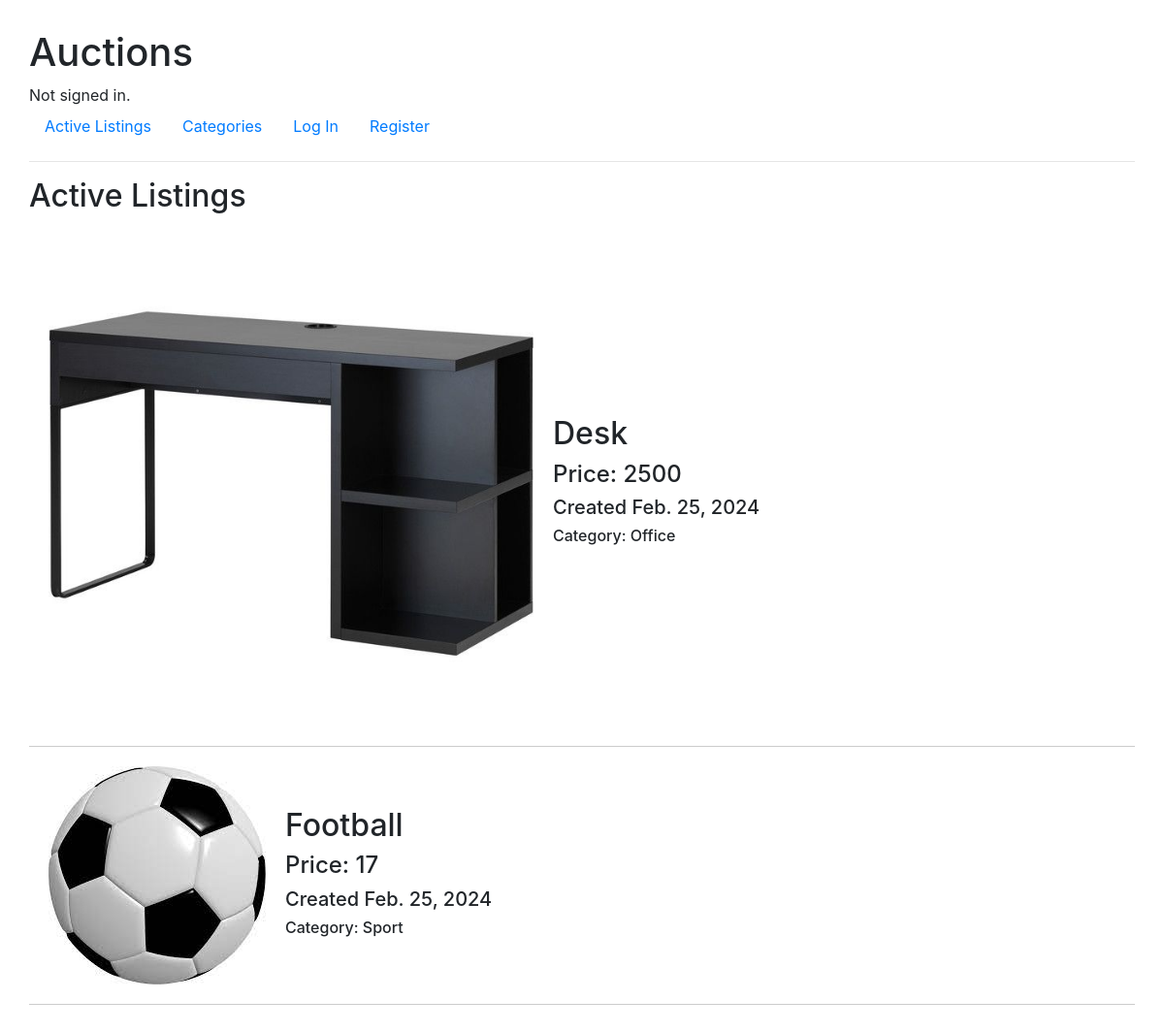
The page / on the database its author committed.
### auctions/models.py (models this page shows)
class Listing(models.Model):
    title = models.CharField(max_length=64)
    description = models.CharField(max_length=512)
    startingBid = models.PositiveIntegerField()
    image = models.ImageField(upload_to='uploads/', null=True, blank=True)
    category = models.CharField(max_length=64, null=True, blank=True)
    price = models.PositiveIntegerField(null=True, blank=True)
    listedBy = models.ForeignKey(User, on_delete=models.CASCADE)
    dateCreated = models.DateField()
    active = models.BooleanField()
    winner = models.CharField(max_length=100, null=True, blank=True, default=None)

### auctions/views.py (the view)
# urls.py: path("", views.index, name="index"),
def index(request):
    listings = Listing.objects.all()
    return render(request, "auctions/index.html", {
        "listings": listings
    })

### auctions/templates/auctions/index.html
{% extends "auctions/layout.html" %}
{% block body %}
    <h2>Active Listings</h2>
    {% for listing in listings %}
    {% if listing.active %}
    <div class="container">
        <a href="{% url 'listing' listing.id %}" class="listing-link">
        <div class="left-div">
            {% if listing.image %}
            <img src="{{listing.image.url}}" alt="Listing Image">
            {% endif %}
        </div>
    </a>
        <a href="{% url 'listing' listing.id %}" class="listing-link">
        <div class="right-div">
            <h2>{{listing.title}}</h2>
            {% if listing.price %}
            <h4>Price: {{listing.price}}</h4>
            {% else %}
            <h4>Starting bid: {{listing.startingBid}}</h4>
            {% endif %}
            <h5>Created {{ listing.dateCreated}}</h5>
            {% if listing.category %}
            <h6>Category: {{ listing.category}}</h6>
            {% endif %}
        </div>
    </a>
    </div>
    {%endif%}
    {% endfor %}
{% endblock %}

### auctions/static/auctions/styles.css (style rules this page uses)
body { padding: 30px; }
.container { display: flex; align-items: center; border-bottom: 1px solid #ccc; padding: 20px; }
.listing-link { text-decoration: none; color: inherit; }
.left-div { flex: 1; }
.right-div { flex: 2; padding: 20px; }
img { max-width: 500px; }

### rows shown on the page
Listing: image (picture), title "Desk", price "2500", dateCreated "Feb. 25, 2024", category "Office"
Listing: image (picture), title "Football", price "17", dateCreated "Feb. 25, 2024", category "Sport"
